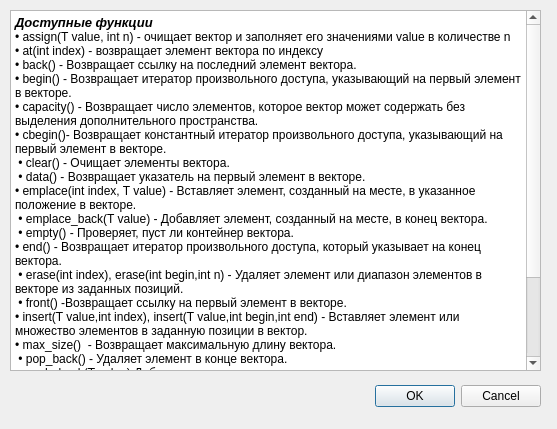
<?xml version="1.0" encoding="UTF-8"?>
<ui version="4.0">
 <class>Dialog</class>
 <widget class="QDialog" name="Dialog">
  <property name="geometry">
   <rect>
    <x>0</x>
    <y>0</y>
    <width>557</width>
    <height>429</height>
   </rect>
  </property>
  <property name="windowTitle">
   <string>Dialog</string>
  </property>
  <widget class="QDialogButtonBox" name="buttonBox">
   <property name="geometry">
    <rect>
     <x>200</x>
     <y>380</y>
     <width>341</width>
     <height>32</height>
    </rect>
   </property>
   <property name="orientation">
    <enum>Qt::Horizontal</enum>
   </property>
   <property name="standardButtons">
    <set>QDialogButtonBox::Cancel|QDialogButtonBox::Ok</set>
   </property>
  </widget>
  <widget class="QTextEdit" name="textEdit">
   <property name="geometry">
    <rect>
     <x>10</x>
     <y>10</y>
     <width>531</width>
     <height>361</height>
    </rect>
   </property>
   <property name="verticalScrollBarPolicy">
    <enum>Qt::ScrollBarAlwaysOn</enum>
   </property>
   <property name="horizontalScrollBarPolicy">
    <enum>Qt::ScrollBarAlwaysOff</enum>
   </property>
   <property name="readOnly">
    <bool>true</bool>
   </property>
   <property name="html">
    <string>&lt;!DOCTYPE HTML PUBLIC &quot;-//W3C//DTD HTML 4.0//EN&quot; &quot;http://www.w3.org/TR/REC-html40/strict.dtd&quot;&gt;
&lt;html&gt;&lt;head&gt;&lt;meta name=&quot;qrichtext&quot; content=&quot;1&quot; /&gt;&lt;meta charset=&quot;utf-8&quot; /&gt;&lt;style type=&quot;text/css&quot;&gt;
p, li { white-space: pre-wrap; }
hr { height: 1px; border-width: 0; }
li.unchecked::marker { content: &quot;\2610&quot;; }
li.checked::marker { content: &quot;\2612&quot;; }
&lt;/style&gt;&lt;/head&gt;&lt;body style=&quot; font-family:'Segoe UI'; font-size:9pt; font-weight:400; font-style:normal;&quot;&gt;
&lt;p style=&quot; margin-top:0px; margin-bottom:0px; margin-left:0px; margin-right:0px; -qt-block-indent:0; text-indent:0px;&quot;&gt;&lt;span style=&quot; font-size:10pt; font-weight:700; font-style:italic;&quot;&gt;Доступные функции&lt;/span&gt;&lt;/p&gt;
&lt;p style=&quot; margin-top:0px; margin-bottom:0px; margin-left:0px; margin-right:0px; -qt-block-indent:0; text-indent:0px;&quot;&gt;• assign(T value, int n) - очищает вектор и заполняет его значениями value в количестве n&lt;/p&gt;
&lt;p style=&quot; margin-top:0px; margin-bottom:0px; margin-left:0px; margin-right:0px; -qt-block-indent:0; text-indent:0px;&quot;&gt;• at(int index) - возвращает элемент вектора по индексу&lt;/p&gt;
&lt;p style=&quot; margin-top:0px; margin-bottom:0px; margin-left:0px; margin-right:0px; -qt-block-indent:0; text-indent:0px;&quot;&gt;• back() - Возвращает ссылку на последний элемент вектора. &lt;/p&gt;
&lt;p style=&quot; margin-top:0px; margin-bottom:0px; margin-left:0px; margin-right:0px; -qt-block-indent:0; text-indent:0px;&quot;&gt;• begin() - Возвращает итератор произвольного доступа, указывающий на первый элемент в векторе. &lt;/p&gt;
&lt;p style=&quot; margin-top:0px; margin-bottom:0px; margin-left:0px; margin-right:0px; -qt-block-indent:0; text-indent:0px;&quot;&gt;• capacity() - Возвращает число элементов, которое вектор может содержать без выделения дополнительного пространства. &lt;/p&gt;
&lt;p style=&quot; margin-top:0px; margin-bottom:0px; margin-left:0px; margin-right:0px; -qt-block-indent:0; text-indent:0px;&quot;&gt;• cbegin()- Возвращает константный итератор произвольного доступа, указывающий на первый элемент в векторе.&lt;/p&gt;
&lt;p style=&quot; margin-top:0px; margin-bottom:0px; margin-left:0px; margin-right:0px; -qt-block-indent:0; text-indent:0px;&quot;&gt; • clear() - Очищает элементы вектора.&lt;/p&gt;
&lt;p style=&quot; margin-top:0px; margin-bottom:0px; margin-left:0px; margin-right:0px; -qt-block-indent:0; text-indent:0px;&quot;&gt; • data() - Возвращает указатель на первый элемент в векторе. &lt;/p&gt;
&lt;p style=&quot; margin-top:0px; margin-bottom:0px; margin-left:0px; margin-right:0px; -qt-block-indent:0; text-indent:0px;&quot;&gt;• emplace(int index, T value) - Вставляет элемент, созданный на месте, в указанное положение в векторе.&lt;/p&gt;
&lt;p style=&quot; margin-top:0px; margin-bottom:0px; margin-left:0px; margin-right:0px; -qt-block-indent:0; text-indent:0px;&quot;&gt; • emplace_back(T value) - Добавляет элемент, созданный на месте, в конец вектора.&lt;/p&gt;
&lt;p style=&quot; margin-top:0px; margin-bottom:0px; margin-left:0px; margin-right:0px; -qt-block-indent:0; text-indent:0px;&quot;&gt; • empty() - Проверяет, пуст ли контейнер вектора. &lt;/p&gt;
&lt;p style=&quot; margin-top:0px; margin-bottom:0px; margin-left:0px; margin-right:0px; -qt-block-indent:0; text-indent:0px;&quot;&gt;• end() - Возвращает итератор произвольного доступа, который указывает на конец вектора.&lt;/p&gt;
&lt;p style=&quot; margin-top:0px; margin-bottom:0px; margin-left:0px; margin-right:0px; -qt-block-indent:0; text-indent:0px;&quot;&gt; • erase(int index), erase(int begin,int n) - Удаляет элемент или диапазон элементов в векторе из заданных позиций.&lt;/p&gt;
&lt;p style=&quot; margin-top:0px; margin-bottom:0px; margin-left:0px; margin-right:0px; -qt-block-indent:0; text-indent:0px;&quot;&gt; • front() -Возвращает ссылку на первый элемент в векторе. &lt;/p&gt;
&lt;p style=&quot; margin-top:0px; margin-bottom:0px; margin-left:0px; margin-right:0px; -qt-block-indent:0; text-indent:0px;&quot;&gt;• insert(T value,int index), insert(T value,int begin,int end) - Вставляет элемент или множество элементов в заданную позиции в вектор. &lt;/p&gt;
&lt;p style=&quot; margin-top:0px; margin-bottom:0px; margin-left:0px; margin-right:0px; -qt-block-indent:0; text-indent:0px;&quot;&gt;• max_size()  - Возвращает максимальную длину вектора.&lt;/p&gt;
&lt;p style=&quot; margin-top:0px; margin-bottom:0px; margin-left:0px; margin-right:0px; -qt-block-indent:0; text-indent:0px;&quot;&gt; • pop_back() - Удаляет элемент в конце вектора.&lt;/p&gt;
&lt;p style=&quot; margin-top:0px; margin-bottom:0px; margin-left:0px; margin-right:0px; -qt-block-indent:0; text-indent:0px;&quot;&gt; • push_back(T value) Добавляет элемент в конец вектора.&lt;/p&gt;
&lt;p style=&quot; margin-top:0px; margin-bottom:0px; margin-left:0px; margin-right:0px; -qt-block-indent:0; text-indent:0px;&quot;&gt; • rbegin() -Возвращает итератор, указывающий на первый элемент в обратном векторе.&lt;/p&gt;
&lt;p style=&quot; margin-top:0px; margin-bottom:0px; margin-left:0px; margin-right:0px; -qt-block-indent:0; text-indent:0px;&quot;&gt; • rend() - Возвращает итератор, который указывает на последний элемент в обратном векторе. &lt;/p&gt;
&lt;p style=&quot; margin-top:0px; margin-bottom:0px; margin-left:0px; margin-right:0px; -qt-block-indent:0; text-indent:0px;&quot;&gt;• reserve()int newCapacity) - Резервирует минимальную длину хранилища для объекта вектора. &lt;/p&gt;
&lt;p style=&quot; margin-top:0px; margin-bottom:0px; margin-left:0px; margin-right:0px; -qt-block-indent:0; text-indent:0px;&quot;&gt;• resize(int newSize) - Определяет новый размер вектора.&lt;/p&gt;
&lt;p style=&quot; margin-top:0px; margin-bottom:0px; margin-left:0px; margin-right:0px; -qt-block-indent:0; text-indent:0px;&quot;&gt; • size() - Возвращает количество элементов в векторе&lt;/p&gt;&lt;/body&gt;&lt;/html&gt;</string>
   </property>
  </widget>
 </widget>
 <resources/>
 <connections>
  <connection>
   <sender>buttonBox</sender>
   <signal>accepted()</signal>
   <receiver>Dialog</receiver>
   <slot>accept()</slot>
   <hints>
    <hint type="sourcelabel">
     <x>248</x>
     <y>254</y>
    </hint>
    <hint type="destinationlabel">
     <x>157</x>
     <y>274</y>
    </hint>
   </hints>
  </connection>
  <connection>
   <sender>buttonBox</sender>
   <signal>rejected()</signal>
   <receiver>Dialog</receiver>
   <slot>reject()</slot>
   <hints>
    <hint type="sourcelabel">
     <x>316</x>
     <y>260</y>
    </hint>
    <hint type="destinationlabel">
     <x>286</x>
     <y>274</y>
    </hint>
   </hints>
  </connection>
 </connections>
</ui>
